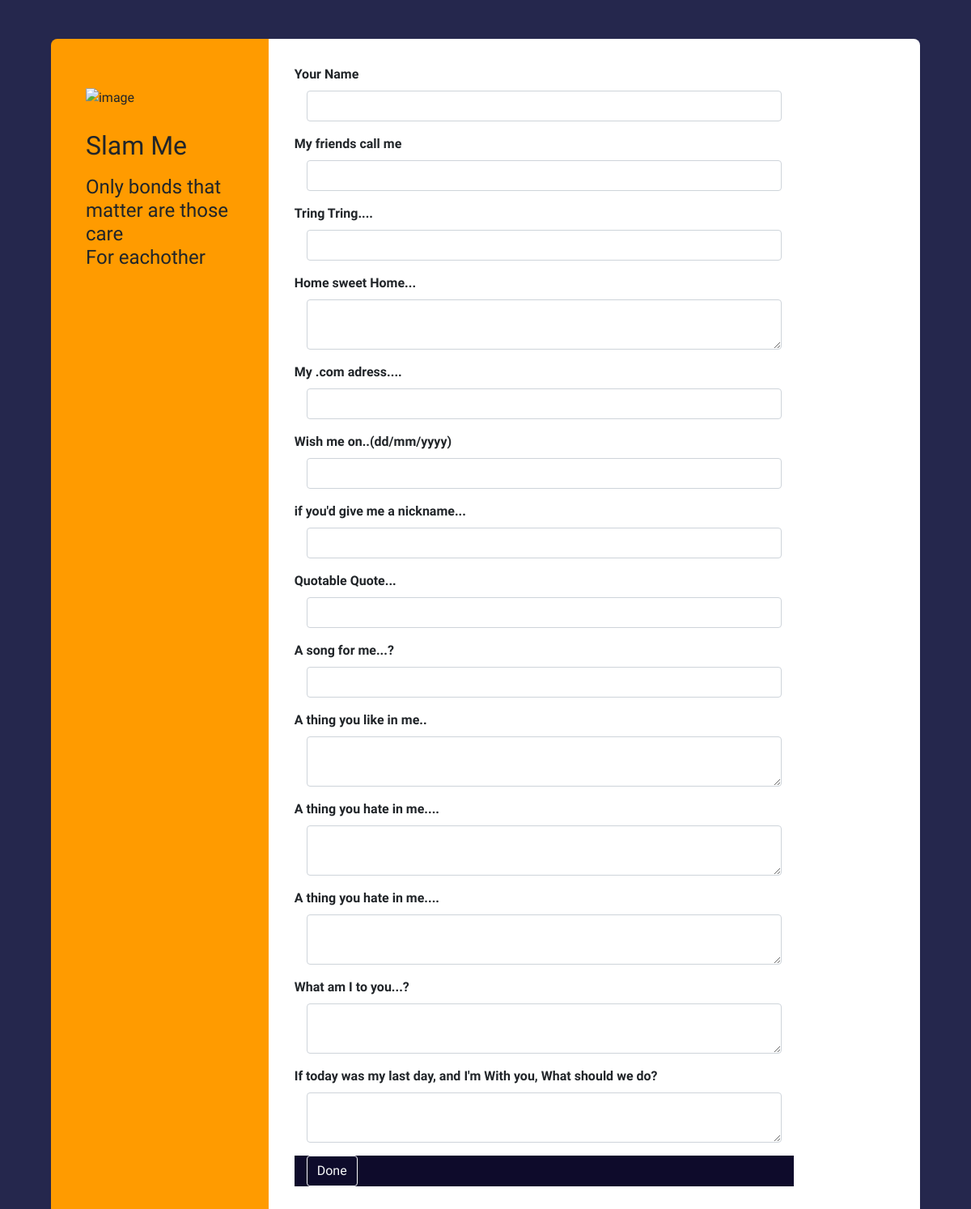
/page/hjfkajksdhf, run on an earlier commit of the app's database.
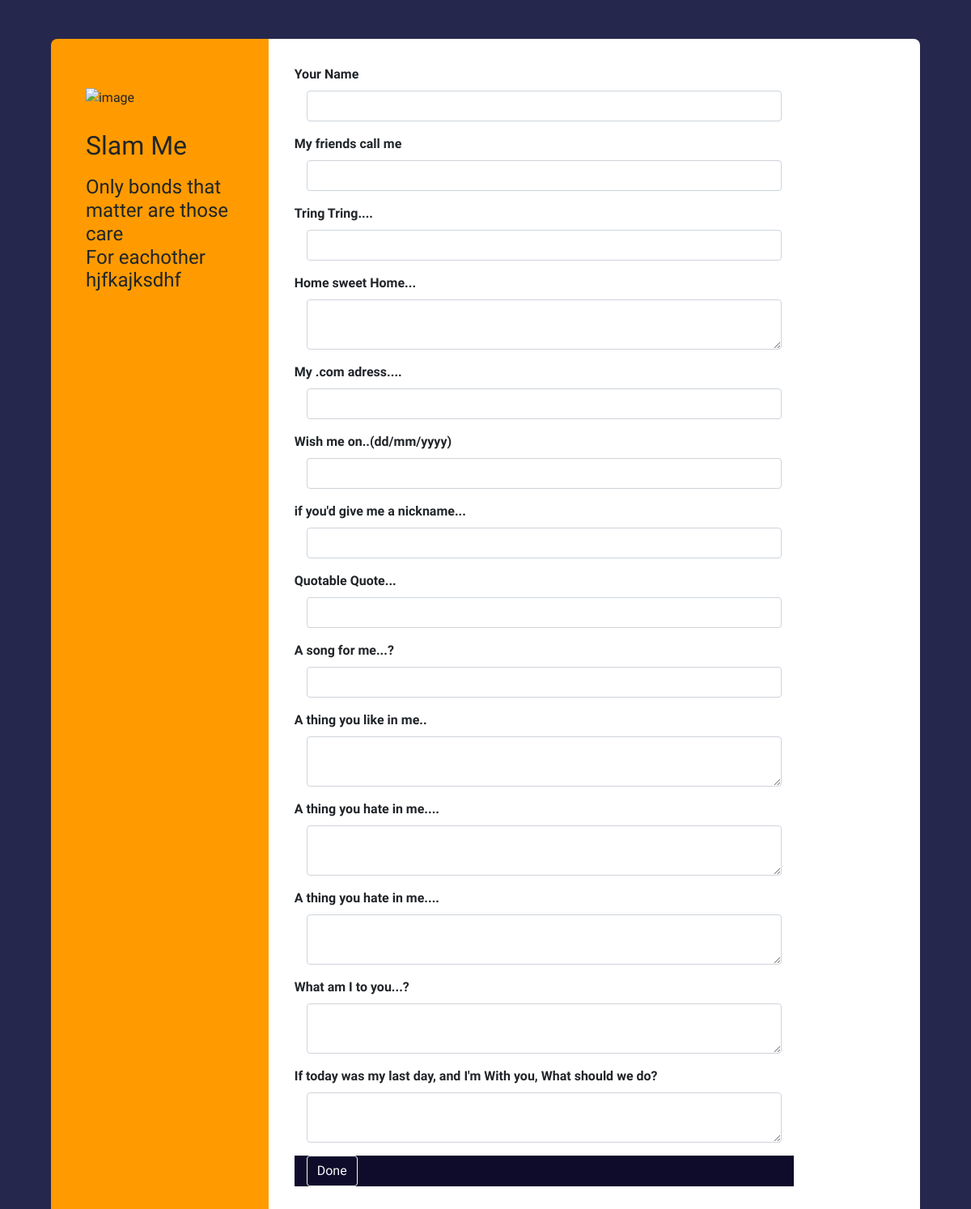
And on a later commit of the database.
### Jurzo/models.py (models this page shows, shortened)
class User(db.Model,UserMixin):
    email=db.Column(db.String(50),nullable=False)
    username=db.Column(db.String(),nullable=False,unique=True)
    id=db.Column(db.Integer,primary_key=True)
    password=db.Column(db.String(60),nullable=False)
    page=db.relationship('Page',backref= 'owner' , lazy=True)

### Jurzo/routes.py (the view, shortened to what this page needs)
@jurzo.route('/page/<username>',methods=['GET', 'POST'])
def page(username):
    owner = User.query.filter_by(username=username).first()
    forms=PageForm()
    return render_template('slamform_layout.html' , forms=forms,owner=owner)

### Jurzo/fourms.py
class PageForm(FlaskForm):
    name=StringField("Your Name",validators=[DataRequired()])
    pet_name= StringField('My friends call me',validators=[DataRequired()])
    phone_num= StringField('Tring Tring....',validators=[DataRequired()])
    address=TextAreaField('Home sweet Home...' , validators=[DataRequired()])
    mail = StringField('My .com adress....' ,validators=[DataRequired()])
    birthday = StringField('Wish me on..(dd/mm/yyyy) ' , validators = [DataRequired()])
    nick_name = StringField("if you'd give me a nickname...")
    Quote = StringField("Quotable Quote..." , validators=[DataRequired()])
    Songs = StringField('A song for me...?')
    likes = TextAreaField("A thing you like in me..")
    hates = TextAreaField("A thing you hate in me....")
    what_us = TextAreaField("What am I to you...?", validators=[DataRequired()])
    lastd = TextAreaField("If today was my last day, and I'm With you, What should we do?")
    submit=SubmitField("Done")

### Jurzo/templates/slamform_layout.html (shortened to what the changed rows need)
<!DOCTYPE html>
<html lang="en">
<head>
    <link rel="stylesheet" href="https://stackpath.bootstrapcdn.com/bootstrap/4.1.0/css/bootstrap.min.css">
    <link rel="stylesheet" href="{{url_for('static', filename='style.css')}}">
  <link rel="stylesheet" href="https://use.fontawesome.com/releases/v5.0.8/css/solid.css">
  <link href="//maxcdn.bootstrapcdn.com/bootstrap/4.1.1/css/bootstrap.min.css" rel="stylesheet" id="bootstrap-css">
<link rel="stylesheet" type="text/css" href="{{url_for('static', filename = 'slamf.css')}}">
</head>
<body>
    <div class="container contact">
    <div class="row">
        <div class="col-md-3">
            <div class="contact-info">
                <img src="https://image.ibb.co/kUASdV/contact-image.png" alt="image"/>
                <h2>Slam Me</h2>
                <h4>Only bonds that matter are those care <br> For eachother <br> {{owner.username}}</h4>
            </div>
        </div>
    </div>
</body>
</html>

What changed in the data, as far as the page shows it:
added User: username "hjfkajksdhf"
